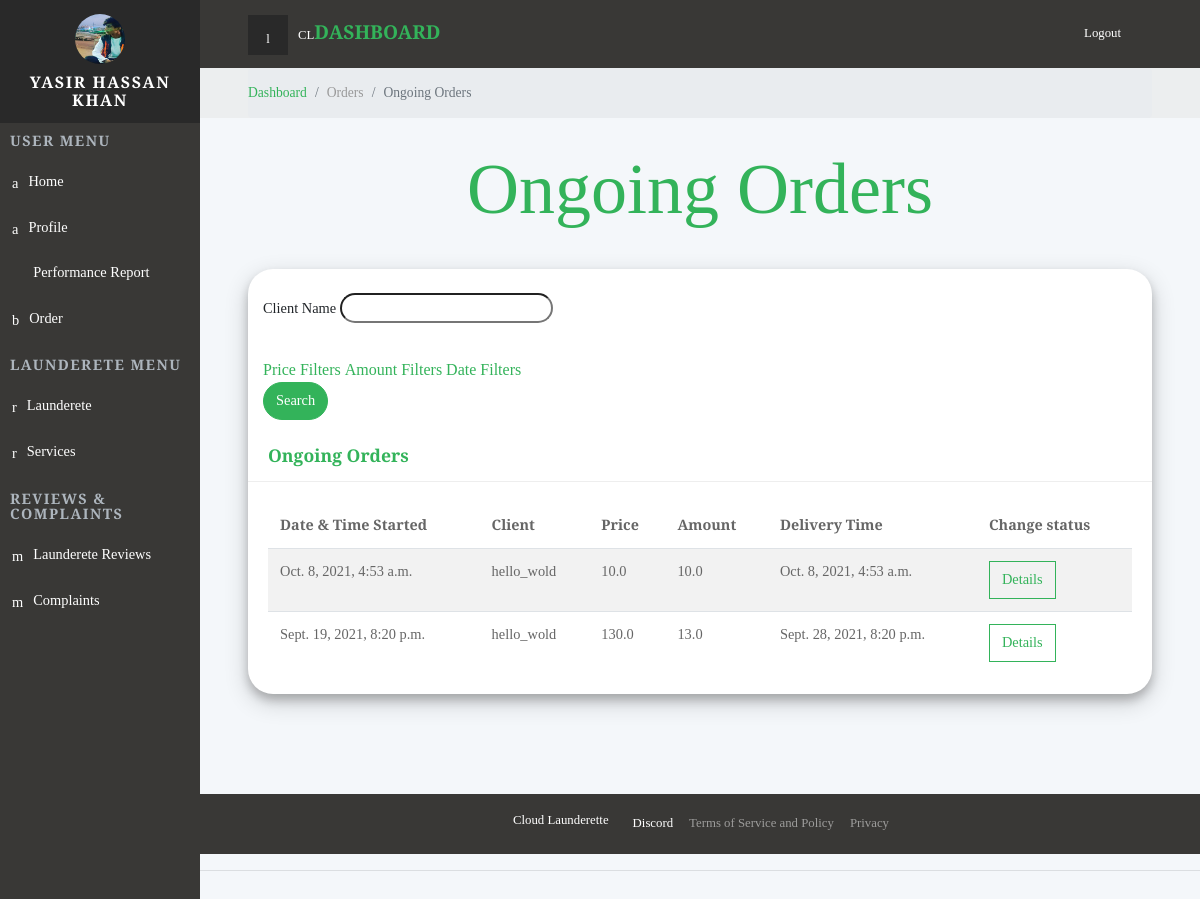
/dashboard/orders/ongoing/ (signed in), run on the app's committed database.
### backend/models.py (models this page shows, shortened)
class Launderer(models.Model):
    user = models.OneToOneField(User, on_delete=models.CASCADE, null=True)
    name = models.CharField(max_length=200, null=True)
    profile_pic = models.ImageField( default="default-profile.png")
    address = models.CharField(max_length=200, null=True)
    city = models.CharField(max_length=200, null=True)
    lat = models.FloatField(null=True, blank=True)
    lon = models.FloatField(null=True, blank=True)
    isBlocked = models.BooleanField(default=False)
    is_email_verified = models.BooleanField(default=False)
    date_joined =models.DateTimeField(auto_now_add=True)

class Order(models.Model):
    client = models.ForeignKey(Client, null=True, on_delete= models.SET_NULL)
    launderette = models.ForeignKey(Launderette, null=True, on_delete= models.SET_NULL)
    description = models.TextField(blank=True, null=True)
    price = models.FloatField(default=0)
    amount = models.FloatField(default=0)
    services = models.ManyToManyField(Services)
    status =models.CharField(max_length=50, blank=True, null=True, choices=StatusChoice1.choices,default=StatusChoice1.PENDING)
    date_started = models.DateTimeField(null=True, blank=True)
    date_created = models.DateTimeField(auto_now_add=True, null=True)
    date_end = models.DateTimeField(null=True,  blank=True)

class Client(models.Model):
    user = models.OneToOneField(User, on_delete=models.CASCADE, null=True)
    name = models.CharField(max_length=200, null=True)
    profile_pic = models.ImageField(default="default-profile.png")
    address = models.CharField(max_length=200, null=True)
    city = models.CharField(max_length=200, null=True)
    lat = models.FloatField(default=0)
    lon = models.FloatField(default=0)
    isBlocked = models.BooleanField(default=False)
    is_email_verified = models.BooleanField(default=False)
    date_joined =models.DateTimeField(auto_now_add=True)
    def __str__(self):
        return str(self.user)

### backend/decorators.py (the view)
		def wrapper_func(request, *args, **kwargs):
			group = None
			if request.user.groups.exists():
				group = request.user.groups.all()[0].name
			if group in allowed_roles:
				return view_func(request, *args, **kwargs)
			else:
				return HttpResponse('You are not authorized to view this page')

### frontend/templates/frontend/ongoingOrders.html (shortened to what this page needs)
{%  extends 'frontend/partialview/base_template.html' %}
{% load static %}
{% block content %}
    <div class="page">
      {% include 'frontend/partialview/topbar.html' %}
      <div class="breadcrumb-holder">
        <div class="container-fluid">
          <ul class="breadcrumb">
            <li class="breadcrumb-item "><a href="{% url 'dashboard' %}">Dashboard</a></li>
            <li class="breadcrumb-item "><a >Orders</a></li>
            <li class="breadcrumb-item active">Ongoing Orders       </li>
          </ul>
        </div>
      </div>
      <section class="charts">
        <div class="container-fluid">
          <header>
            <h1 class="h3 display-3  text-primary text-center">Ongoing Orders            </h1>
          </header>
        <div class="card">
          <div class="container mt-4">
            <form method="get" class="text-left">
              <div class="filters">
                <div class="form-group-material">
                  <label>Client Name</label>
                  {{ordersfilter.form.client_name}}
                </div>
                <a href="#price_filter"  data-toggle="collapse">Price Filters</a>
                <a href="#amount_filter"  data-toggle="collapse">Amount Filters</a>
                <a href="#date_filter"  data-toggle="collapse">Date Filters</a>
              </div>
              <div class="form-group">
		            <button class="my-btn btn btn-primary" type="submit">Search</button>
              </div>
            </form>
          </div>
                        <div class="card-header">
                        <h4 class="panel-title">
                            <a data-toggle="collapse" data-parent="#accordion" href="#collapseOne" aria-expanded="true" aria-controls="collapseOne">
                            Ongoing Orders
                            </a>
                        </h4>
                        </div>
                        <div class="card-body">
                        <div class="table-responsive">
                            <table class="table table-striped table-hover">
                            <thead>
                                <tr>
                                <th>Date & Time Started</th>
                                <th>Client</th>
                                <th>Price</th>
                                <th>Amount</th>
                                <th>Delivery Time</th>
                                <th>Change status</th>
                                </tr>
                            </thead>
                            <tbody>
                                {% for onGoingOrder in onGoingOrders %}
                                    <tr>
                                        <td>{{onGoingOrder.date_started}}</td>
                                        <td>{{onGoingOrder.client}}</td>
                                        <td>{{onGoingOrder.price}}</td>
                                        <td>{{onGoingOrder.amount}}</td>
                                        <td>{{onGoingOrder.date_end}}</td>
                                        <td><a class="btn btn-md btn-outline-primary" href= "{% url 'orderDetail' onGoingOrder.id %}">Details</a></td>
                                    </tr>
                                {% endfor %}
                            </tbody>
                            </table>
                        </div>
                        </div>
          </div>
        </div>
      </section>
      <footer class="main-footer">
        {% include 'frontend/partialview/footer_navbar.html' %}
      </footer>
    </div>
{% endblock content %}

### frontend/templates/frontend/partialview/header_navbar.html (shortened to what this page needs)
{% load static %}
    <nav class="side-navbar">
      <div class="side-navbar-wrapper">
        <div class="sidenav-header d-flex align-items-center justify-content-center">
          <div class="sidenav-header-inner text-center"><img src="{{launderer.profile_pic.url}}" alt="person" class="img-fluid rounded-circle">
            <h2 class="h5">{{launderer.name}}</h2>
          </div>
        </div>
        <div class="main-menu">
          <h5 class="sidenav-heading">User Menu</h5>
          <ul id="side-main-menu" class="side-menu list-unstyled">
            <li><a href="{% url 'dashboard' %}" > <i class="icon-form"></i>Home                             </a></li>
            <li><a href="{% url 'myAccount' %}"> <i class="icon-form"></i>Profile                             </a></li>
            <li class=""><a href="{% url 'Report' %}"> <i class="fa fa-bar-chart"></i>Performance Report                              </a></li>
            <li><a href="#exampledropdownDropdown2" aria-expanded="false" data-toggle="collapse"> <i class="icon-home"></i>Order </a>
            </li>
        </div>
        <div class="admin-menu">
          <h5 class="sidenav-heading">Launderete Menu</h5>
          <ul id="side-admin-menu" class="side-menu list-unstyled">
            <li> <a href="{% url 'launderette' %}"> <i class="icon-screen"> </i>Launderete</a></li>
            {% if totalLaunderette != 0 %}
              <li> <a href="{% url 'services' %}"> <i class="icon-screen"> </i>Services</a></li>
            {% endif %}
          </ul>
        </div>
        <div class="admin-menu">
          <h5 class="sidenav-heading">Reviews & Complaints</h5>
          <ul id="side-admin-menu" class="side-menu list-unstyled">
            {% if totalLaunderette != 0 %}
              <li> <a href="{% url 'laundaretteReviews' %}"> <i class="icon-flask"> </i>Launderete Reviews</a></li>
            {% endif %}
            <li> <a href="{% url 'complaints' %}"> <i class="icon-flask"> </i>Complaints</a></li>
          </ul>
        </div>
      </div>
    </nav>

### static/css/mystyle.css (style rules this page uses)
a { display: inline-block; text-decoration: none; color: #fff; }
body { overflow-x: hidden; }
i { display: inline-block; }
i[class*='icon-'] { -webkit-transform: translateY(4px); transform: translateY(4px); }
table { font-size: 0.9em; color: #666; }
.page { position: absolute; top: 0; right: 0; -webkit-transition: width 0.3s linear; transition: width 0.3s linear; width: calc(100% - 200px); background-color: #F4F7FA; min-height: 100vh; padding-bottom: 50px; }
h2 { color: #555; font-weight: 400; }
.breadcrumb-holder { background: #eceeef; }
.breadcrumb-holder .breadcrumb { padding: 15px 0; font-size: 0.85em; font-weight: 300; color: #999; margin-bottom: 0; }
.card { margin-bottom: 30px; }
.card-header h1, .card-header h2, .card-header h3, .card-header h4, .card-header h5, .card-header h6 { margin-bottom: 0; }
section header { padding-top: 2rem; padding-bottom: 2rem; }
@media (min-width: 768px) { .container-fluid { padding: 0 3rem; } }
.side-navbar { position: fixed; top: 0; left: 0; width: 200px; height: 100%; width: 200px; text-align: left; background: #393836; color: #fff; z-index: 999; overflow-y: auto; -webkit-transition: all 0.3s; transition: all 0.3s; }
.side-navbar li { position: relative; }
.side-navbar li a { position: relative; font-size: .9rem; font-weight: 300; color: #fff; text-decoration: none; width: 100%; padding: 12px; }
.side-navbar li a[data-toggle="collapse"]::before { content: '\f104'; display: inline-block; -webkit-transform: translateY(-50%); transform: translateY(-50%); font-family: 'FontAwesome'; position: absolute; top: 50%; right: 20px; }
.side-navbar .sidenav-header { background: #292929; padding: 14px; margin-bottom: 10px; }
.side-navbar .sidenav-header img { width: 50px; height: 50px; }
.side-navbar .sidenav-header h2 { margin: 10px 0 0; text-transform: uppercase; letter-spacing: .1em; }
.side-navbar .sidenav-heading { font-weight: 700; color: #adb5bd; font-size: .9rem; text-transform: uppercase; letter-spacing: .1em; margin-left: 10px; margin-top: 10px; margin-bottom: 10px; }
.side-navbar i[class*='icon-'] { -webkit-transform: translateY(2px); transform: translateY(2px); }
.side-navbar i { font-size: inherit; margin-right: 10px; }
footer.main-footer { width: 100%; bottom: 0; margin-top: 10%; }
label { font-size: .9rem; }
.form-group { margin-bottom: 10px; }
.form-group-material { position: relative; margin-bottom: 30px; }
button { cursor: pointer; }
.table { margin-bottom: 0; color: #666; }
.table td, .table th { border-color: #dee2e6; }
.table thead th { border: none; }
.table-striped tbody tr { -webkit-transition: all 0.3s; transition: all 0.3s; }
.btn { font-weight: 400; border: 1px solid transparent; padding: 0.45rem 0.75rem; font-size: 0.9rem; line-height: 1.5; border-radius: 0; -webkit-transition: color 0.15s ease-in-out, background-color 0.15s ease-in-out, border-color 0.15s ease-in-out, -webkit-box-shadow 0.15s ease-in-out; transition: color 0.15s ease-in-out, background-color 0.15s ease-in-out, border-color 0.15s ease-in-out, -webkit-box-shadow 0.15s ease-in-out; transition: color 0.15s ease-in-out, background-color 0.15s ease-in-out, border-color 0.15s ease-in-out, box-shadow 0.15s ease-in-out; transition: color 0.15s ease-in-out, background-color 0.15s ease-in-out, border-color 0.15s ease-in-out, box-shadow 0.15s ease-in-out, -webkit-box-shadow 0.15s ease-in-out; }
.btn-primary { color: color-yiq(#33b35a); background-color: #33b35a; border-color: #33b35a; }
.btn-outline-primary { color: #33b35a; background-color: transparent; background-image: none; border-color: #33b35a; }
body { font-family: "Roboto", sans-serif; font-size: 1rem; font-weight: 400; line-height: 1.5; color: #212529; background-color: #fff; }
a { color: #33b35a; text-decoration: none; }
h1, h2, h3, h4, h5, h6, .h1, .h2, .h3, .h4, .h5, .h6 { margin-bottom: 0.5rem; font-family: inherit; font-weight: 700; line-height: 1.1; color: inherit; }
h1, .h1 { font-size: 1.5rem; }
h2, .h2 { font-size: 1.3rem; }
h3, .h3 { font-size: 1.2rem; }
h4, .h4 { font-size: 1.1rem; }
h5, .h5 { font-size: 1rem; }
.display-3 { font-size: 4.5rem; font-weight: 300; line-height: 1.1; }
.text-primary { color: #33b35a !important; }
.card { background-color: #fff; border: 0 solid #eee; border-radius: 0; }
.card-body { padding: 1.25rem; }
.card-header { padding: 1rem 1.25rem; background-color: #fff; border-bottom: 1px solid #eee; }

### data on the page
Launderer: profile_pic (picture), name "YASIR HASSAN KHAN"
Order: date_started "Oct. 8, 2021, 4:53 a.m.", client "hello_wold", price "10.0", amount "10.0", date_end "Oct. 8, 2021, 4:53 a.m."
Order: date_started "Sept. 19, 2021, 8:20 p.m.", client "hello_wold", price "130.0", amount "13.0", date_end "Sept. 28, 2021, 8:20 p.m."
